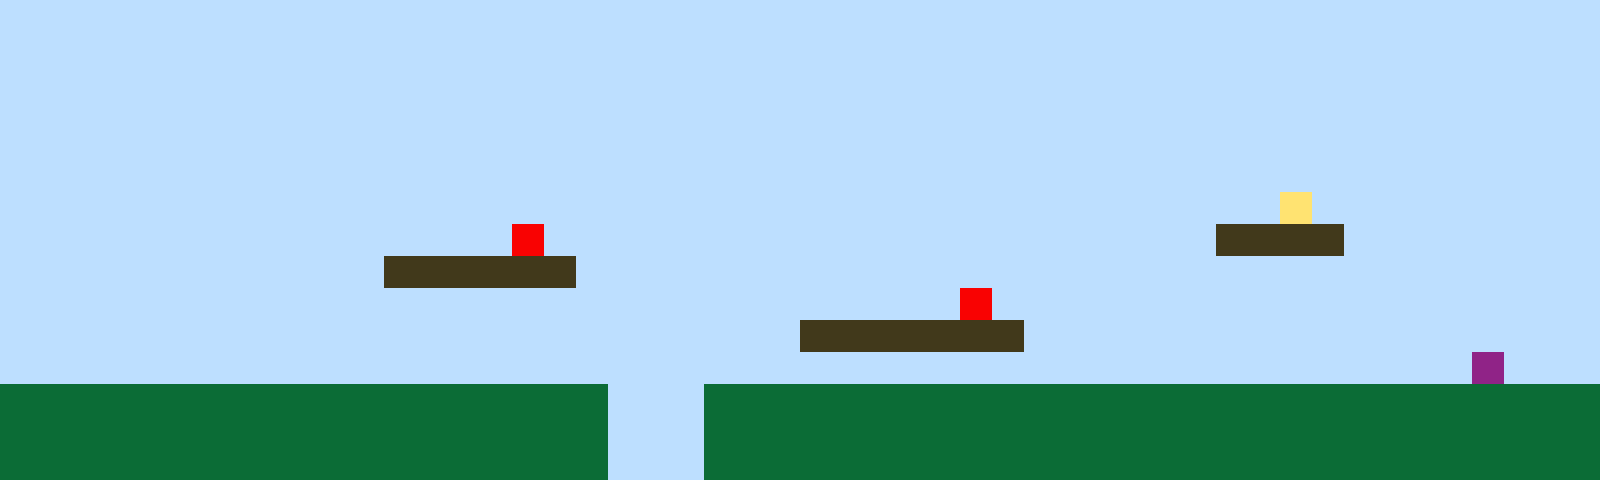

Tiled map render using the project's own tile images. Description and the whole map definition, tile-layer contents included, below:
An orthogonal 50x15 tile map with 32x32 px tiles, 1 tile layer (Tile Layer 1).

<map version="1.10" tiledversion="1.11.2" orientation="orthogonal" renderorder="right-up" width="50" height="15" tilewidth="32" tileheight="32" infinite="0" nextlayerid="2" nextobjectid="1"><editorsettings><export target="map1.csv" format="csv" /></editorsettings><tileset firstgid="1" name="sprites" tilewidth="32" tileheight="32" tilecount="6" columns="3"><image source="sprites.png" width="96" height="64" /></tileset><layer id="1" name="Tile Layer 1" width="50" height="15"><data encoding="csv">1,1,1,1,1,1,1,1,1,1,1,1,1,1,1,1,1,1,1,1,1,1,1,1,1,1,1,1,1,1,1,1,1,1,1,1,1,1,1,1,1,1,1,1,1,1,1,1,1,1,1,1,1,1,1,1,1,1,1,1,1,1,1,1,1,1,1,1,1,1,1,1,1,1,1,1,1,1,1,1,1,1,1,1,1,1,1,1,1,1,1,1,1,1,1,1,1,1,1,1,1,1,1,1,1,1,1,1,1,1,1,1,1,1,1,1,1,1,1,1,1,1,1,1,1,1,1,1,1,1,1,1,1,1,1,1,1,1,1,1,1,1,1,1,1,1,1,1,1,1,1,1,1,1,1,1,1,1,1,1,1,1,1,1,1,1,1,1,1,1,1,1,1,1,1,1,1,1,1,1,1,1,1,1,1,1,1,1,1,1,1,1,1,1,1,1,1,1,1,1,1,1,1,1,1,1,1,1,1,1,1,1,1,1,1,1,1,1,1,1,1,1,1,1,1,1,1,1,1,1,1,1,1,1,1,1,1,1,1,1,1,1,1,1,1,1,1,1,1,1,1,1,1,1,1,1,1,1,1,1,1,1,1,1,1,1,1,1,1,1,1,1,1,1,1,1,1,1,1,1,1,1,1,1,1,1,1,1,1,1,1,1,1,1,1,1,1,1,1,1,1,1,1,1,1,1,1,1,1,1,1,1,1,1,1,1,1,1,1,1,1,1,1,1,1,1,1,1,1,1,1,1,1,1,1,1,1,1,1,1,4,1,1,1,1,1,1,1,1,1,1,1,1,1,1,1,1,1,1,1,1,1,1,1,1,1,5,1,1,1,1,1,1,1,1,1,1,1,1,1,1,1,1,1,1,1,1,1,3,3,3,3,1,1,1,1,1,1,1,1,1,1,1,1,1,1,1,1,1,1,1,1,3,3,3,3,3,3,1,1,1,1,1,1,1,1,1,1,1,1,1,1,1,1,1,1,1,1,1,1,1,1,1,1,1,1,1,1,1,1,1,1,1,1,1,1,1,1,1,1,1,1,1,1,1,1,1,1,1,1,1,1,1,1,1,1,1,1,1,1,5,1,1,1,1,1,1,1,1,1,1,1,1,1,1,1,1,1,1,1,1,1,1,1,1,1,1,1,1,1,1,1,1,1,1,1,1,1,1,1,1,1,1,1,1,3,3,3,3,3,3,3,1,1,1,1,1,1,1,1,1,1,1,1,1,1,1,1,1,1,1,1,1,1,1,1,1,1,1,1,1,1,1,1,1,1,1,1,1,1,1,1,1,1,1,1,1,1,1,1,1,1,1,1,1,1,1,1,1,1,1,1,1,1,1,1,6,1,1,1,2,2,2,2,2,2,2,2,2,2,2,2,2,2,2,2,2,2,2,1,1,1,2,2,2,2,2,2,2,2,2,2,2,2,2,2,2,2,2,2,2,2,2,2,2,2,2,2,2,2,2,2,2,2,2,2,2,2,2,2,2,2,2,2,2,2,2,2,2,1,1,1,2,2,2,2,2,2,2,2,2,2,2,2,2,2,2,2,2,2,2,2,2,2,2,2,2,2,2,2,2,2,2,2,2,2,2,2,2,2,2,2,2,2,2,2,2,2,2,1,1,1,2,2,2,2,2,2,2,2,2,2,2,2,2,2,2,2,2,2,2,2,2,2,2,2,2,2,2,2</data></layer></map>
